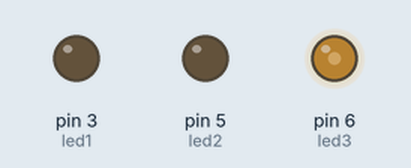
Simulated run of this sketch. Board: Arduino Uno, built with avr-gcc and run on an emulated ATmega328P. On the bench: output pins drawn as LEDs (lit = HIGH).

Above: at 0.05 s.
At 1.25 s:
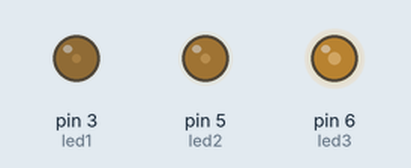
At 2.5 s:
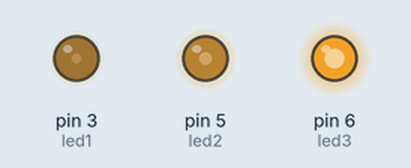
At 5.0 s:
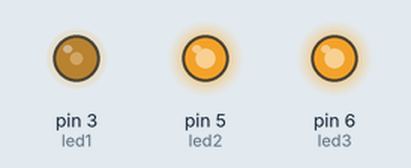
At 7.5 s:
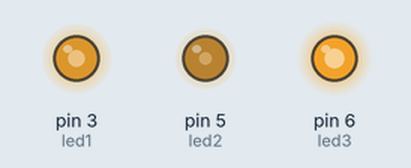
At 10.0 s:
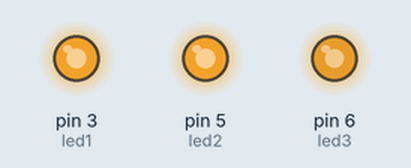
Timing chart, 0 to 13.0 s (numbered marks = the images above):
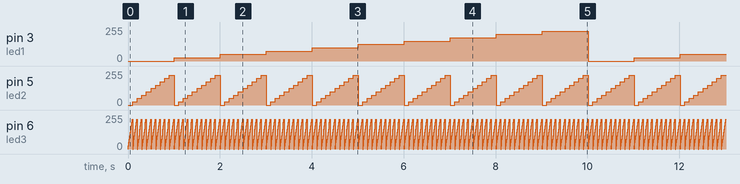

The sketch:

sketch_nov05a.ino
```cpp
/*
 RGB LED Color Changing
 This example shows how to change the color of a RGB LED
 using the analogWrite() function.
  */

int led1 = 3;           // the pin that the LED1 is attached to
int led2 = 5;           // the pin that the LED2 is attached to
int led3 = 6;           // the pin that the LED3 is attached to
// the setup routine runs once when you press reset:
void setup()  {
  // declare pin 3,5,6 to be an output:
  pinMode(led1, OUTPUT);
  pinMode(led2, OUTPUT);
  pinMode(led3, OUTPUT);
}

// the loop routine runs over and over again forever:
void loop()  {
int i,j,k=0;
  for(i=0;i<10;i++)
 {
  analogWrite(led1, i*25);
    for(j=0;j<10;j++)
    {
     analogWrite(led2, j*25);
       for(k=0;k<10;k++)
       {
        analogWrite(led3, k*25);
        delay(10);
       }
    }
 }
}
```

Measured:
- by itself, pin 3 (led1): repeats every 10.0 s: 50/255 1.0 s, 75/255 1.0 s, 100/255 1.0 s, 125/255 1.0 s, 150/255 1.0 s, 175/255 1.0 s, 200/255 1.0 s, 225/255 1.0 s, 0/255 1.0 s, 25/255 1.0 s
- by itself, pin 5 (led2): repeats every 1.0 s: 50/255 0.10 s, 75/255 0.10 s, 100/255 0.10 s, 125/255 0.10 s, 150/255 0.10 s, 175/255 0.10 s, 200/255 0.10 s, 225/255 0.10 s, 0/255 0.10 s, 25/255 0.10 s
